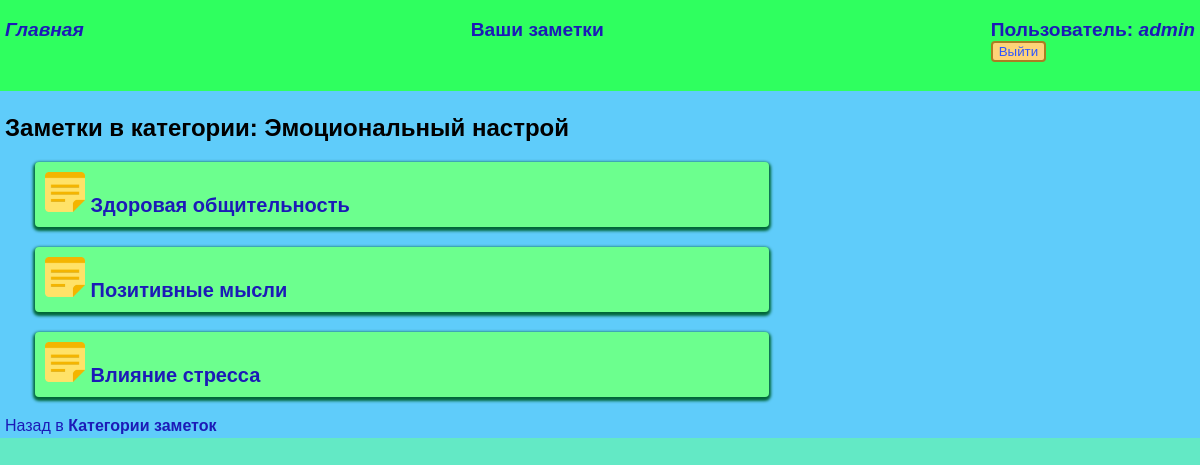
The page /notes/categories/6/ (signed in) on the database its author committed.
### notes/models.py (models this page shows, shortened)
class Category(models.Model):
    name = models.CharField(max_length=100, unique=True, verbose_name="Название")

class Note(models.Model):
    title = models.CharField(max_length=200, verbose_name="Заголовок")
    content = models.TextField(verbose_name="Содержание")
    created_at = models.DateTimeField(auto_now_add=True)
    updated_at = models.DateTimeField(auto_now=True)
    category = models.ForeignKey(Category, on_delete=models.SET_NULL, null=True, blank=True, verbose_name="Категория")
    picture = models.ImageField(upload_to='notes_images/', verbose_name="Картинка", blank=True)
    user = models.ForeignKey(User, on_delete=models.CASCADE)

### notes/views.py (the view)
# urls.py: path('categories/<int:category_id>/', views.notes_by_category, name='notes_by_category'),
@login_required
def notes_by_category(request, category_id):
    category = get_object_or_404(Category, id=category_id)
    notes = Note.objects.filter(category=category, user=request.user).order_by('-created_at')
    return render(request, 'notes/notes_by_category.html', {'category': category, 'notes': notes})

### notes/templates/notes/notes_by_category.html
{% extends 'notes/base.html' %}
{% load static %}
{% block content %}
<h2>Заметки в категории: {{ category.name }}</h2>
{% if notes %}
    <ul class="notes">
        {% for note in notes %}
             <li class="element">
                <img width="40" height="40" src="{% static 'notes/note.png' %}">
                <a href="{% url 'note_detail' note.id %}"><strong>{{ note.title }}</strong></a>
            </li>
        {% endfor %}
    </ul>
{% else %}
    <p>В этой категории нет заметок.</p>
{% endif %}
<a href="{% url 'category_list' %}">Назад в <strong>Категории заметок</strong></a>
{% endblock %}

### notes/templates/notes/base.html (shortened to what this page needs)
<!DOCTYPE html>
{% load static %}
<html lang="ru">
<head>
    <link rel="stylesheet" href="{% static 'css/style.css' %}">
</head>
<body>
<div class="menu">
    <div class="wrap">
        <ul class="top">
            <li class="logo"><a href="{% url 'home' %}">Главная</a></li>
            {% if request.user.is_authenticated %}
            <li><a href="{% url 'note_list' %}">Ваши заметки</a></li>
            <div class="auth">
                <div class="user"><a class="profile" href="{% url 'profile' %}">Пользователь:
                    <i>{{ user.username }}</i></a></div>
                <form action="{% url 'user-logout' %}" method="post">
                    <button class="out">Выйти</button>
                </form>
            </div>
            {% else%}
            <li><a href="{% url 'user-signup' %}">Зарегистрироваться</a></li>
            <li><a href="{% url 'user-login' %}">Войти</a></li>
            {% endif %}
        </ul>
    </div>
</div>
<div class="content">
    <div class="wrap">
        {% block content %}
        {% endblock %}
    </div>
</div>
</body>
</html>

### notes/static/css/style.css (style rules this page uses)
body { padding: 0; margin: 0; background: #63e9c5; font-family: Arial, Helvetica, sans-serif; }
.menu { background: #2fff5f; box-shadow: 0 2px 12px 2px #04373bb5; }
.menu a { font-size: larger; font-weight: bolder; }
.wrap { max-width: 1200px; margin: 0 auto; padding: 3px 5px; box-sizing: border-box; }
a { color:#1c1ab7; text-decoration: none; }
.notes, .top { list-style: none; padding: 0; }
.menu ul { display: flex; justify-content: space-between; }
.logo { font-style: italic; color: brown; }
.user { color: #d91567; }
.in, .out, .save, .del { background: #ffd278; cursor: pointer; color: #2f55ff; border: #ab7d22 2px solid; border-radius: 4px; margin-bottom: 10px; }
.content { background-color: #5fccfa; }
.content .element { margin-left: 30px; padding: 10px; background: #6cff8e; box-shadow: 0 2px 3px 2px #006638; margin-bottom: 20px; font-size: 20px; border-radius: 4px; max-width: 60%; }

### rows shown on the page
Category: name "Эмоциональный настрой"
Note: title "Здоровая общительность"
Note: title "Позитивные мысли"
Note: title "Влияние стресса"

### other values the page prints
{{ user.username }} "admin"
